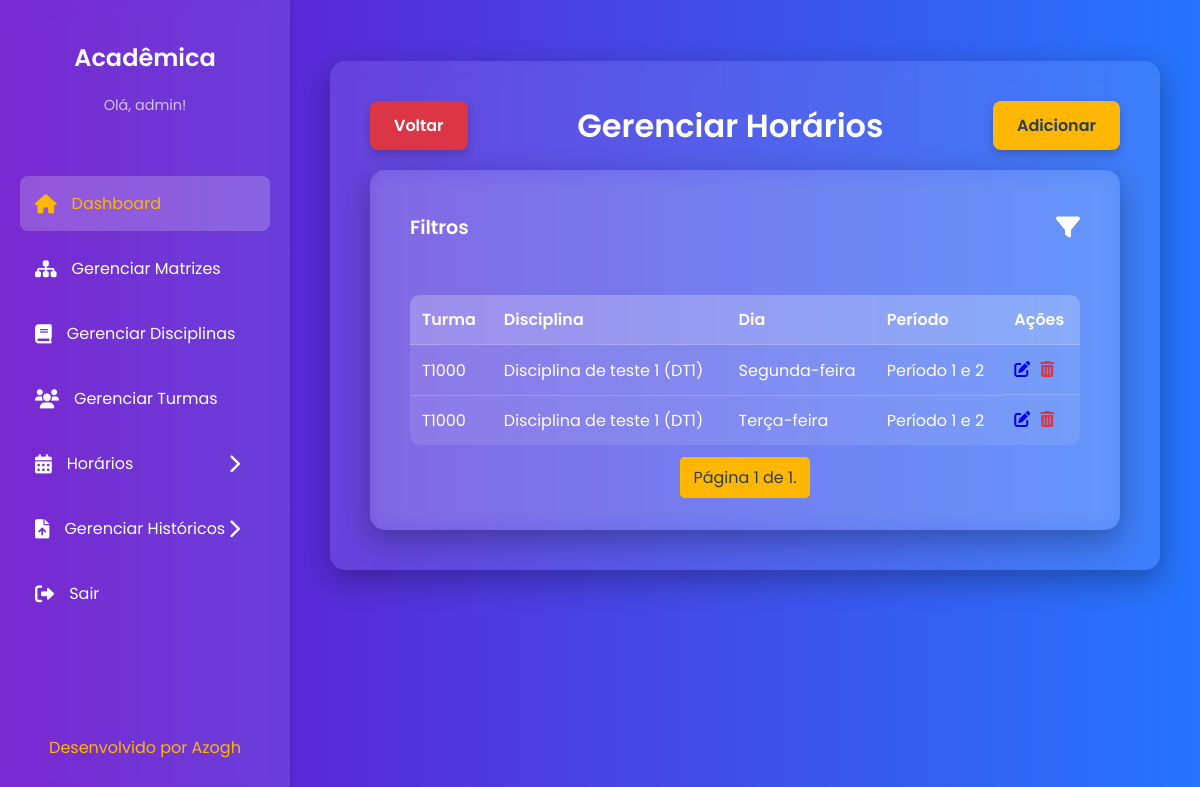
/horarios/ (signed in), run on an earlier commit of the app's database.
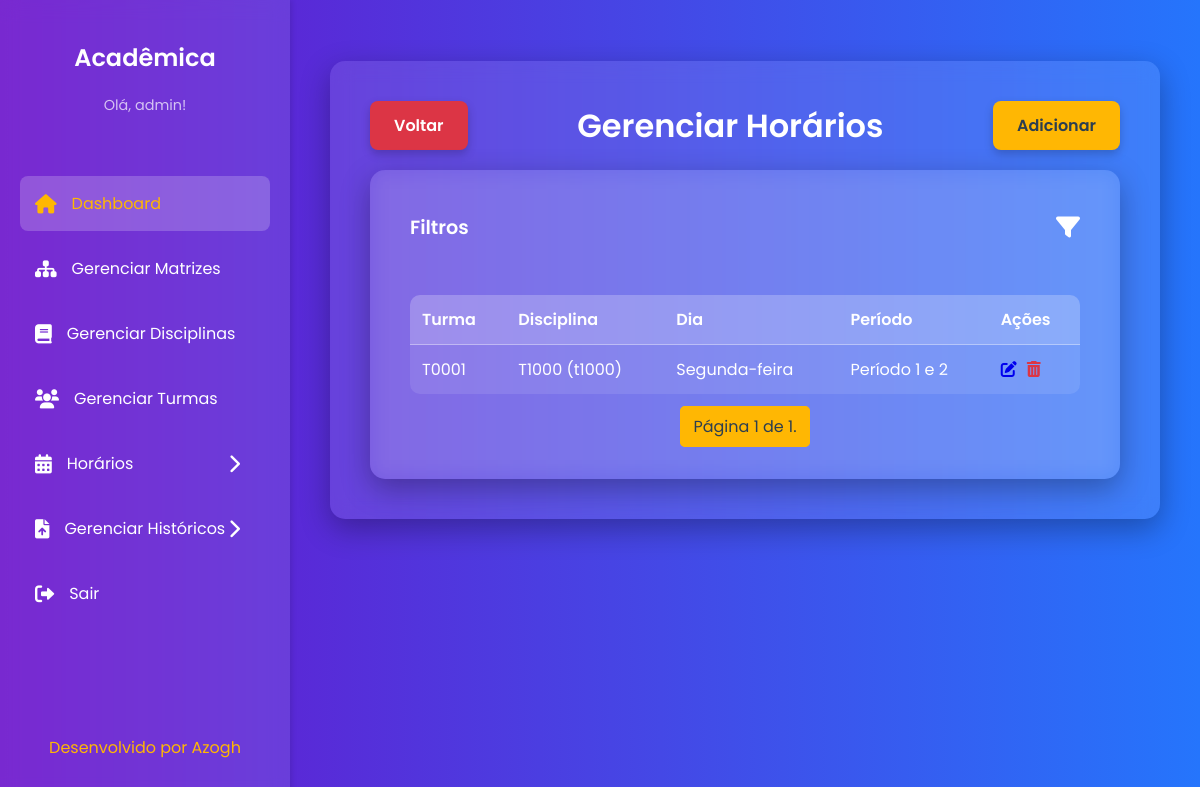
And on a later commit of the database.
### core/models.py (models this page shows, shortened)
class Usuario(AbstractUser):
    gestao_inicio = models.DateField(
        null=True,
        blank=True,
        verbose_name="Início da Gestão"
    )
    portaria = models.CharField(
        max_length=15,
        null=True,
        blank=True,
        verbose_name="Número da Portaria"
    )
    groups = models.ManyToManyField(
        'auth.Group',
        related_name='core_usuarios',
        blank=True,
        help_text='The groups this user belongs to. A user will get all permissions granted to each of their groups.',
        related_query_name='core_usuario',
        verbose_name="Grupos de Usuário"
    )
    user_permissions = models.ManyToManyField(
        'auth.Permission',
        related_name='core_usuarios',
        blank=True,
        help_text='Specific permissions for this user.',
        related_query_name='core_usuario',
        verbose_name="Permissões de Usuário"
    )
    class Meta:
        db_table = 'USUARIO'
        verbose_name = "Usuário"
        verbose_name_plural = "Usuários"

class Horario(models.Model):
    DIA_CHOICES = [
        ('SEG', 'Segunda-feira'),
        ('TER', 'Terça-feira'),
        ('QUA', 'Quarta-feira'),
        ('QUI', 'Quinta-feira'),
        ('SEX', 'Sexta-feira'),
    ]
    PERIODO_CHOICES = [
        ('1-2', 'Período 1 e 2'),
        ('3-4', 'Período 3 e 4'),
    ]
    dia_semana = models.CharField(max_length=3, choices=DIA_CHOICES, verbose_name="Dia da Semana")
    periodo = models.CharField(max_length=3, choices=PERIODO_CHOICES, verbose_name="Período")
    turma = models.ForeignKey(Turma, on_delete=models.CASCADE, verbose_name="Turma")
    disciplina = models.ForeignKey(Disciplinas, on_delete=models.CASCADE, verbose_name="Disciplina")
    usuario = models.ForeignKey(
        Usuario,
        on_delete=models.CASCADE,
        verbose_name="Criado por"
    )
    class Meta:
        db_table = 'HORARIO'
        unique_together = ('turma', 'dia_semana', 'periodo', 'disciplina')
        verbose_name = "Horário"
        verbose_name_plural = "Horários"

class Turma(models.Model):
    nome = models.CharField(max_length=45)
    ano_ingresso = models.IntegerField(verbose_name="Ano de Ingresso")
    usuario = models.ForeignKey(
        Usuario,
        on_delete=models.CASCADE,
        verbose_name="Criado por"
    )
    class Meta:
        db_table = 'TURMA'
        verbose_name = "Turma"
        verbose_name_plural = "Turmas"

class Disciplinas(models.Model):
    nome = models.CharField(max_length=100)
    sigla = models.CharField(max_length=10)
    ch = models.IntegerField(verbose_name="Carga Horária")
    semestre = models.PositiveSmallIntegerField()
    codigo = models.CharField(max_length=10)
    matriz_curricular = models.ForeignKey(
        MatrizCurricular,
        on_delete=models.CASCADE,
        verbose_name="Matriz Curricular"
    )
    usuario = models.ForeignKey(
        Usuario,
        on_delete=models.CASCADE,
        verbose_name="Criado por"
    )
    pre_requisitos = models.ManyToManyField(
        'self',
        symmetrical=False,
        blank=True,
        verbose_name="Pré-requisitos"
    )
    class Meta:
        db_table = 'DISCIPLINAS'
        verbose_name = "Disciplina"
        verbose_name_plural = "Disciplinas"

### core/views.py (the view)
# urls.py: path('horarios/', views.listar_horarios, name='listar_horarios'),
@login_required
def listar_horarios(request):
    horarios_list = Horario.objects.all().order_by('turma', 'dia_semana', 'periodo')
    turma_id = request.GET.get('turma')
    disciplina_id = request.GET.get('disciplina')
    dia_semana = request.GET.get('dia_semana')
    periodo = request.GET.get('periodo')
    if turma_id:
        horarios_list = horarios_list.filter(turma__pk=turma_id)
    if disciplina_id:
        horarios_list = horarios_list.filter(disciplina__pk=disciplina_id)
    if dia_semana:
        horarios_list = horarios_list.filter(dia_semana=dia_semana)
    if periodo:
        horarios_list = horarios_list.filter(periodo=periodo)
    turmas_disponiveis = Turma.objects.all()
    disciplinas_disponiveis = Disciplinas.objects.all()
    paginator = Paginator(horarios_list, 20)
    page = request.GET.get('page')
    try:
        horarios = paginator.page(page)
    except PageNotAnInteger:
        horarios = paginator.page(1)
    except EmptyPage:
        horarios = paginator.page(paginator.num_pages)
    return render(request, 'core/horarios/listar_horarios.html', {
        'horarios': horarios,
        'turmas_disponiveis': turmas_disponiveis,
        'disciplinas_disponiveis': disciplinas_disponiveis,
        'dia_semana_choices': Horario.DIA_CHOICES,
        'periodo_choices': Horario.PERIODO_CHOICES,
    })

### core/templates/core/horarios/listar_horarios.html (shortened to what this page needs)
{% extends 'core/base.html' %}
{% load static %}
{% block content %}
    <div style="display: flex; justify-content: space-between; align-items: center; margin-bottom: 20px;">
        <a href="{% url 'painel' %}" class="cancel-button">Voltar</a>
        <h1 style="margin: 0; text-align: center; flex-grow: 1;">Gerenciar Horários</h1>
        <a href="{% url 'adicionar_horario' %}" class="cta-button">Adicionar</a>
    </div>
    <div class="content-card">
        <div style="display: flex; justify-content: space-between; align-items: center; padding-bottom: 20px;">
            <h2 style="margin: 0; font-size: 1.2em;">Filtros</h2>
            <a href="#" id="filter-toggle" style="font-size: 1.5em; color: var(--text-color);"><i class="fas fa-filter"></i></a>
        </div>
        <table style="margin-top: 30px;">
            <thead>
                <tr>
                    <th>Turma</th>
                    <th>Disciplina</th>
                    <th>Dia</th>
                    <th>Período</th>
                    <th>Ações</th>
                </tr>
            </thead>
            <tbody>
                {% for horario in horarios %}
                <tr>
                    <td>{{ horario.turma.nome }}</td>
                    <td>{{ horario.disciplina.nome }} ({{ horario.disciplina.sigla }})</td>
                    <td>{{ horario.get_dia_semana_display }}</td>
                    <td>{{ horario.get_periodo_display }}</td>
                    <td style="display: flex; gap: 10px;">
                        <a href="{% url 'editar_horario' horario.pk %}"><i class="fas fa-pen-to-square"></i></a>
                        <a href="{% url 'excluir_horario' horario.pk %}" style="color: #dc3545;"><i class="fas fa-trash-can"></i></a>
                    </td>
                </tr>
                {% empty %}
                <tr>
                    <td colspan="5">Nenhum horário encontrado.</td>
                </tr>
                {% endfor %}
            </tbody>
        </table>
        <div class="pagination">
            <span class="step-links">
                <span class="current">
                    Página {{ horarios.number }} de {{ horarios.paginator.num_pages }}.
                </span>
            </span>
        </div>
    </div>
{% endblock %}

### core/templates/core/base.html (shortened to what this page needs)
{% load static %}
<!DOCTYPE html>
<html lang="pt-br">
<head>
    <link rel="stylesheet" href="https://cdnjs.cloudflare.com/ajax/libs/font-awesome/6.0.0-beta3/css/all.min.css">
</head>
<body>
    <div class="dashboard-container">
        <aside class="sidebar">
            <div class="sidebar-header">
                <h2>Acadêmica</h2>
                <p>Olá, {{ user.username }}!</p>
            </div>
            <nav class="sidebar-nav">
                <ul>
                    <li><a href="{% url 'painel' %}" class="active"><i class="fas fa-home"></i> Dashboard</a></li>
                    <li><a href="{% url 'listar_matrizes' %}"><i class="fas fa-sitemap"></i> Gerenciar Matrizes</a></li>
                    <li><a href="{% url 'listar_disciplinas' %}"><i class="fas fa-book"></i> Gerenciar Disciplinas</a></li>
                    <li><a href="{% url 'listar_turmas' %}"><i class="fas fa-users"></i> Gerenciar Turmas</a></li>
                    <li class="dropdown-container">
                        <a href="#" id="horarios-dropdown-toggle" class="dropdown-toggle">
                            <i class="fas fa-calendar-alt"></i>
                            <span>Horários</span>
                            <i class="fas fa-chevron-right arrow"></i>
                        </a>
                    </li>
                    <li class="dropdown-container">
                        <a href="#" id="historicos-dropdown-toggle" class="dropdown-toggle">
                            <i class="fas fa-file-upload"></i>
                            <span>Gerenciar Históricos</span>
                            <i class="fas fa-chevron-right arrow"></i>
                        </a>
                    </li>
                    <li><a href="{% url 'logout' %}"><i class="fas fa-sign-out-alt"></i> Sair</a></li>
                </ul>
            </nav>
            <div class="footer">
                <a href="#">Desenvolvido por Azogh</a>
            </div>
        </aside>
        <main class="main-content">
            <div class="header">
            </div>
            <div class="content-card">
                {% block content %}{% endblock %}
            </div>
        </main>
    </div>
</body>
</html>

### core/templates/core/base.html (style rules this page uses)
:root { --primary-color-dark: #6a11cb; --primary-color-light: #2575fc; --accent-color: #ffb703; --accent-color-hover: #fb8500; --text-color: #fff; --container-bg: rgba(255, 255, 255, 0.1); }
body { font-family: 'Poppins', sans-serif; background: linear-gradient(to right, var(--primary-color-dark), var(--primary-color-light)); color: var(--text-color); margin: 0; padding: 0; min-height: 100vh; box-sizing: border-box; }
.dashboard-container { display: flex; min-height: 100vh; }
.sidebar { width: 250px; background-color: rgba(255, 255, 255, 0.1); backdrop-filter: blur(10px); padding: 20px; box-shadow: 2px 0 5px rgba(0, 0, 0, 0.1); display: flex; flex-direction: column; transition: transform 0.3s ease; }
.sidebar-header { text-align: center; margin-bottom: 30px; }
.sidebar-header h2 { font-size: 1.5em; font-weight: 600; }
.sidebar-header p { font-size: 0.9em; color: rgba(255, 255, 255, 0.7); }
.sidebar-nav ul { list-style: none; padding: 0; }
.sidebar-nav a { display: flex; align-items: center; color: #fff; text-decoration: none; padding: 15px; margin-bottom: 10px; border-radius: 8px; transition: all 0.3s ease; font-weight: 400; }
.sidebar-nav a i { margin-right: 15px; font-size: 1.2em; }
.sidebar-nav a:hover, .sidebar-nav a.active { background-color: rgba(255, 255, 255, 0.2); color: #ffb703; }
.dropdown-container { position: relative; }
.dropdown-toggle { display: flex; align-items: center; color: #fff; text-decoration: none; padding: 15px; margin-bottom: 10px; border-radius: 8px; transition: all 0.3s ease; font-weight: 400; cursor: pointer; }
.dropdown-toggle i { margin-right: 15px; font-size: 1.2em; }
.dropdown-toggle .arrow { margin-left: auto; transition: transform 0.3s ease; }
.footer { margin-top: auto; text-align: center; padding: 20px; }
.footer a { color: #ffb703; text-decoration: none; font-size: 1em; transition: color 0.3s ease; }
.main-content { flex-grow: 1; padding: 40px; display: flex; flex-direction: column; }
.content-card { background-color: rgba(255, 255, 255, 0.1); backdrop-filter: blur(10px); padding: 40px; border-radius: 15px; box-shadow: 0 10px 30px rgba(0, 0, 0, 0.3); }
h1, h2 { font-weight: 600; }
.cta-button, .cancel-button, .delete-button { display: inline-block; padding: 12px 24px; background-color: var(--accent-color); color: #2c3e50; text-decoration: none; border-radius: 8px; font-weight: 600; transition: all 0.3s ease; box-shadow: 0 4px 10px rgba(0, 0, 0, 0.2); text-align: center; cursor: pointer; border: none; font-family: 'Poppins', sans-serif; }
.cancel-button { background-color: #dc3545; color: #fff; }
table { width: 100%; border-collapse: collapse; margin-top: 20px; background-color: rgba(255, 255, 255, 0.1); border-radius: 10px; overflow: hidden; }
th, td { padding: 12px; text-align: left; border-bottom: 1px solid rgba(255, 255, 255, 0.2); }
th { font-weight: 600; background-color: rgba(255, 255, 255, 0.15); }
tr:last-child td { border-bottom: none; }
.pagination { display: flex; justify-content: center; margin-top: 20px; gap: 10px; }
.pagination a, .pagination .current { padding: 8px 12px; border: 1px solid var(--accent-color); border-radius: 5px; color: var(--accent-color); transition: all 0.3s ease; }
.pagination .current { background-color: var(--accent-color); color: #2c3e50; cursor: default; }

What changed in the data, as far as the page shows it:
removed Horario: turma.nome "T1000", disciplina.nome "Disciplina de teste 1", disciplina.sigla "DT1", dia_semana "Segunda-feira", periodo "Período 1 e 2"
removed Horario: turma.nome "T1000", disciplina.nome "Disciplina de teste 1", disciplina.sigla "DT1", dia_semana "Terça-feira", periodo "Período 1 e 2"
added Horario: turma.nome "T0001", disciplina.nome "T1000", disciplina.sigla "t1000", dia_semana "Segunda-feira", periodo "Período 1 e 2"
